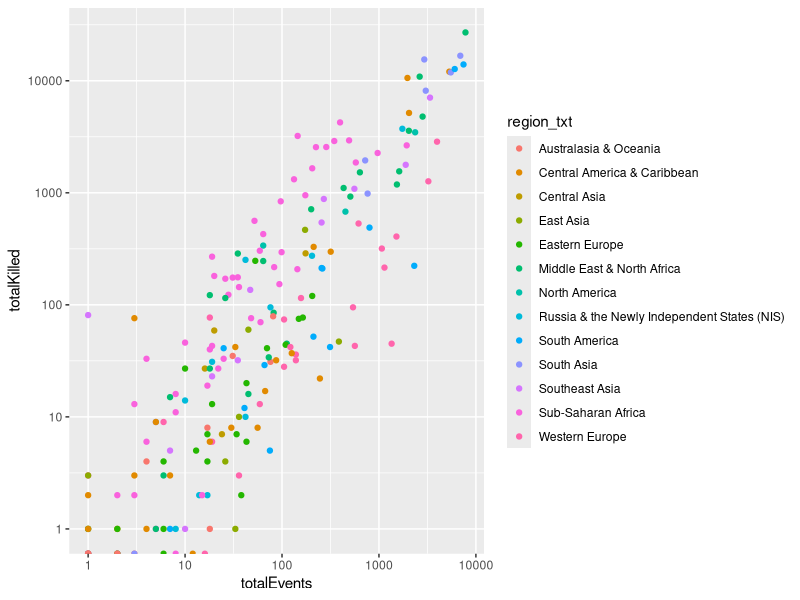
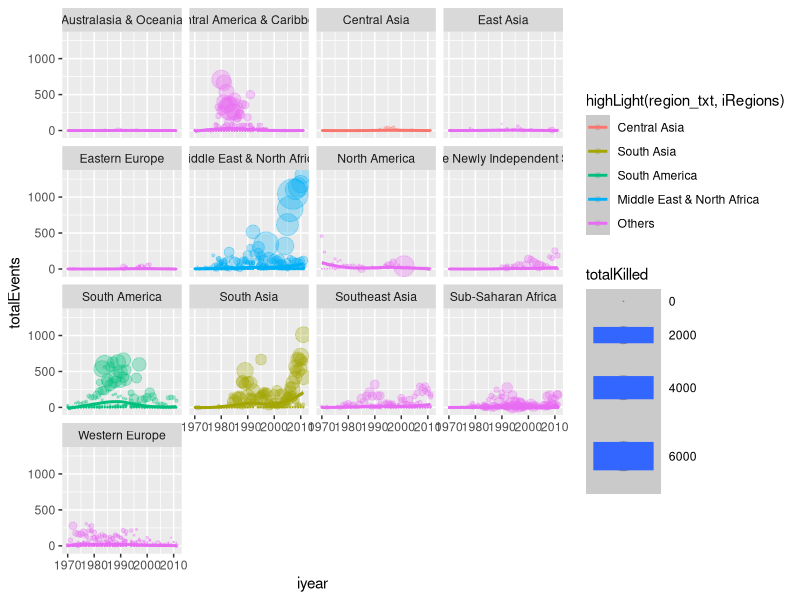
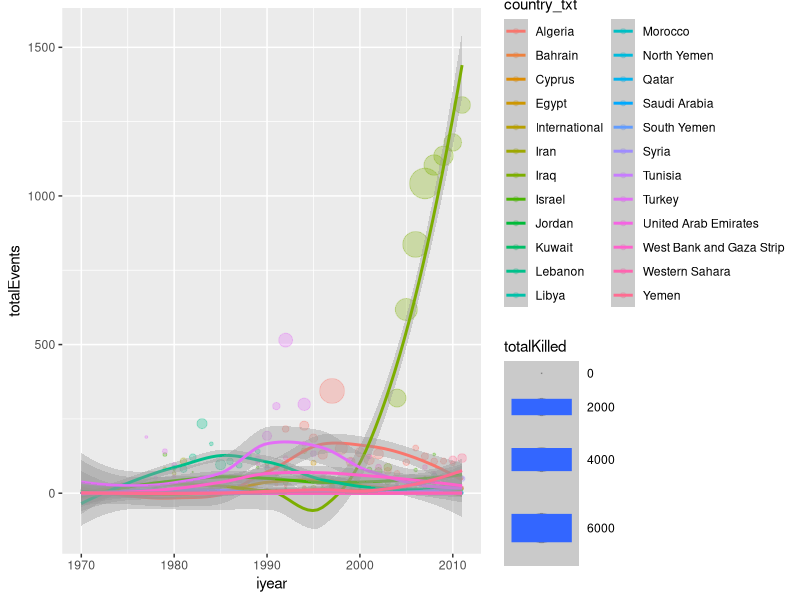
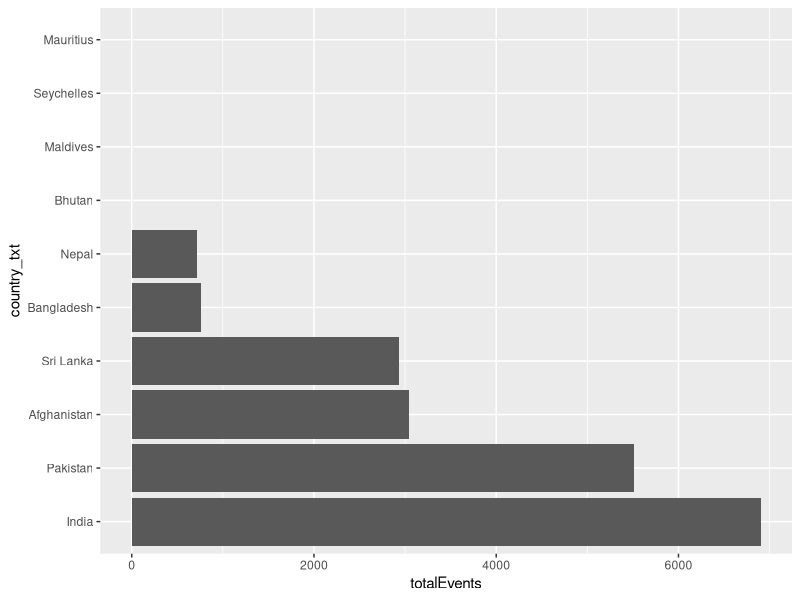
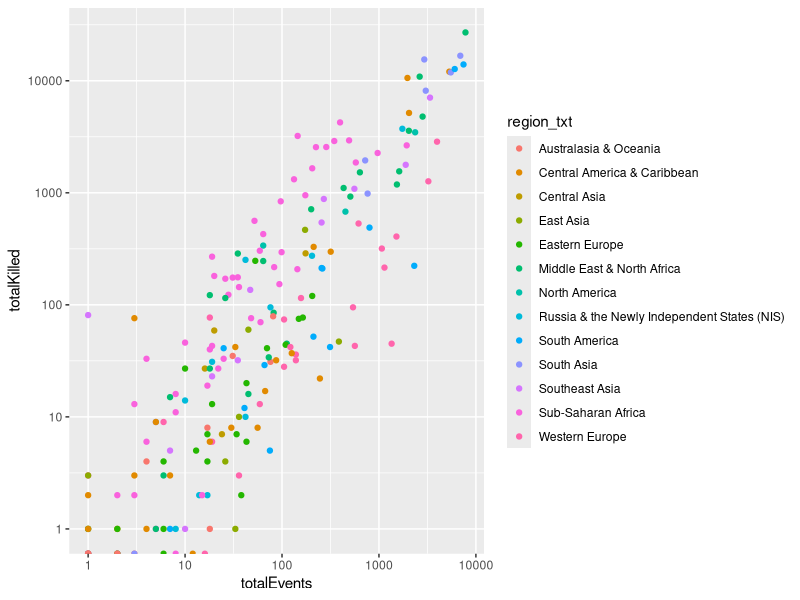
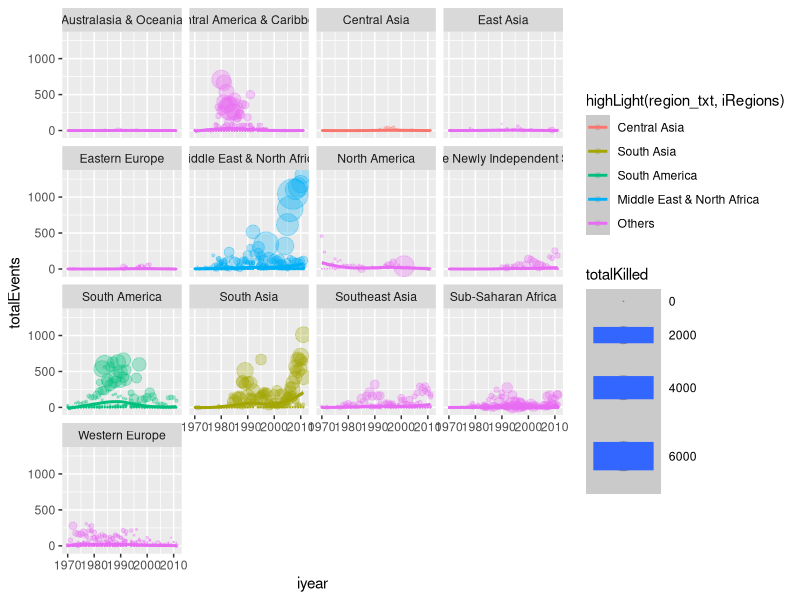
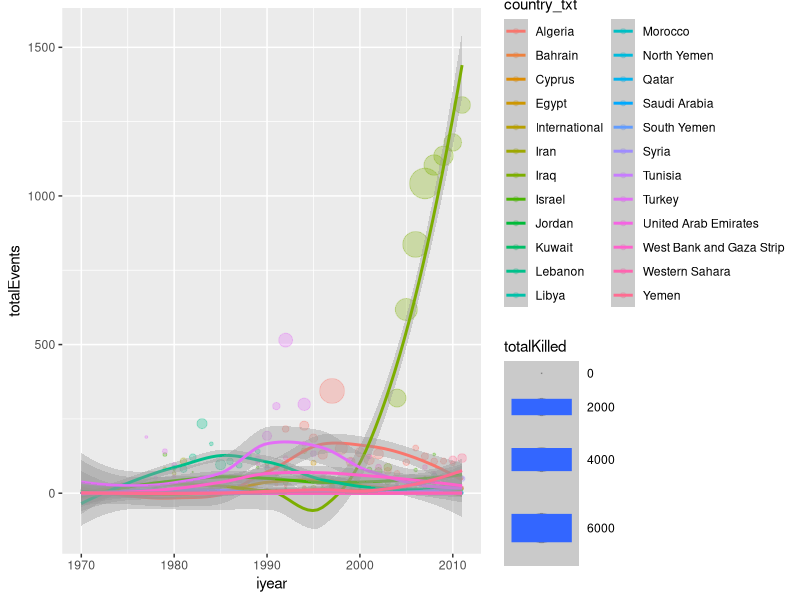

Write the R code that produced these figures, in order.
library(ggplot2)
library(RColorBrewer)

countryDat <- read.table('result/countryDat.tsv', sep='\t', header=TRUE)
countryDat <- within(countryDat, country_txt <- reorder(country_txt, -totalEvents))
countryAnnualDat <- read.table('result/countryAnnualDat.tsv', sep='\t', header=TRUE)

regions <- 'South Asia' #c('Middle East & North Africa')

p <- ggplot(subset(countryDat, region_txt==regions), 
            aes(x=country_txt, y=totalEvents))

p <- p + geom_bar(stat="identity") +coord_flip()
ggsave('figure/SouthAsiaTotalAttackes.svg')


pEventKilled <- ggplot(countryDat,
                       aes(x=totalEvents, y=totalKilled, color=region_txt))
pEventKilled + geom_point() +
  scale_x_log10() + scale_y_log10()
ggsave('figure/numAttackesVsNumKilled.svg')

highLight <- function(x, labels){
  newx <- c()
  highlighted <- x %in% labels
  newx[highlighted] <- as.character(x)[highlighted]
  newx[!highlighted] <- 'Others'
  newx <- factor(newx, levels=c(labels, 'Others'))
  return(newx)
}

iRegions <- c('Central Asia', 'South Asia', 'South America', 
              'Middle East & North Africa')
pEventTrend <- ggplot(countryAnnualDat,
                      aes(x=iyear, y=totalEvents, size=totalKilled, 
                          color=highLight(region_txt, iRegions)))
pEventTrend + geom_point(alpha=0.3) + scale_size_area(max_size=10) + 
  facet_wrap(~ region_txt) +
  geom_smooth(method='loess') 
ggsave('figure/attacksVsKilledRegional.svg')


pEventTrend2 <- ggplot(subset(countryAnnualDat, region_txt=='Middle East & North Africa'),
                       aes(x=iyear, y=totalEvents, size=totalKilled, 
                           color=country_txt))
pEventTrend2 + geom_point(alpha=0.3) + scale_size_area(max_size=10) + 
  geom_smooth(method='loess') 
ggsave('figure/attacksVsKilledMiddleEast.svg')


# p
# dev.print(pdf,        # copies the plot to a the PDF file
#           "figure/testFigure_method2.pdf")
# 
# p2 <- ggplot(subset(countryDat, region_txt==regions), aes(x=1, y=totalKilled, fill = country_txt))
# p2 + geom_bar(stat='identity') +coord_polar(theta='y')
#p + #geom_violin(alpha=0.3) + coord_flip()